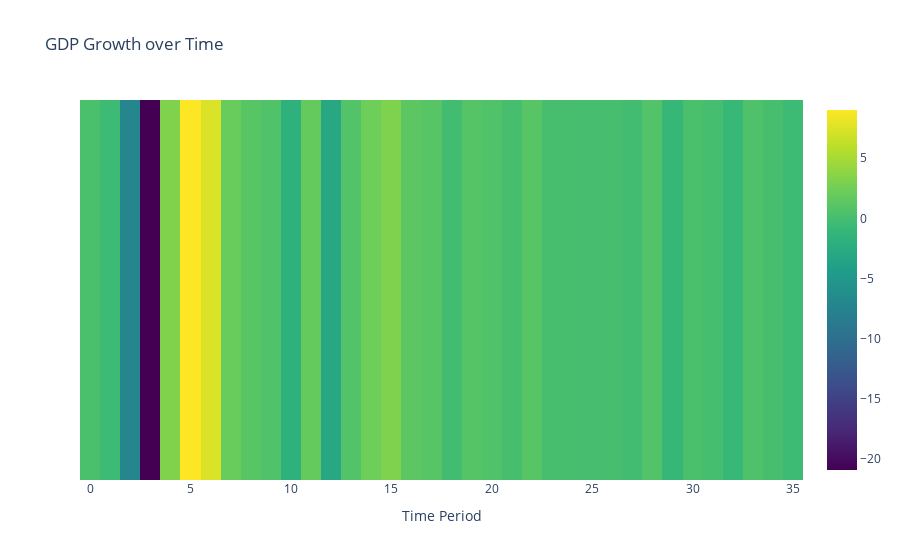

Notebook source saved alongside this figure:
### Markdown cell above
## Lets have a look at the GDP growth over time

### Code cell
fig = go.Figure(data=go.Heatmap(
    z=[df["GDP Growth"].values],  # Convert the Series to a 2D array
    x=df.index,                   #  index represents the time period
    y=["GDP Growth"],             # Single row label
    colorscale="Viridis"
))

fig.update_layout(
    title="GDP Growth over Time",
    xaxis_title="Time Period",
    yaxis_title="",
    yaxis=dict(showticklabels=False)  # Hide the y-axis tick labels since we have only one row
)

fig.show()

### Figure 1 — Plotly figure (JSON) as saved in the notebook; plotly's stock layout.template omitted (floating-point values rounded to 4 significant figures)
{"data": [{"colorscale": [[0, "#440154"], [0.1111, "#482878"], [0.2222, "#3e4989"], [0.3333, "#31688e"], [0.4444, "#26828e"], [0.5556, "#1f9e89"], [0.6667, "#35b779"], [0.7778, "#6ece58"], [0.8889, "#b5de2b"], [1, "#fde725"]], "type": "heatmap", "x": [0, 1, 2, 3, 4, 5, 6, 7, 8, 9, 10, 11, 12, 13, 14, 15, 16, 17, 18, 19, 20, 21, 22, 23, 24, 25, 26, 27, 28, 29, 30, 31, 32, 33, 34, 35], "y": ["GDP Growth"], "z": [[0.3, -0.5, -7, -20.9, 3.2, 9, 7.4, 2, 1.1, 0.6, -1.8, 1.8, -2.9, 0.7, 2.3, 3.1, 1.3, 1, -0.2, 0.9, 0.6, 0.1, 1, 0.1, 0.1, 0, 0.1, -0.2, 0.7, -0.9, 0.3, 0, -0.8, 0.5, 0.1, -0.5]]}], "layout": {"title": {"text": "GDP Growth over Time"}, "xaxis": {"title": {"text": "Time Period"}}, "yaxis": {"showticklabels": false, "title": {"text": ""}}}}
